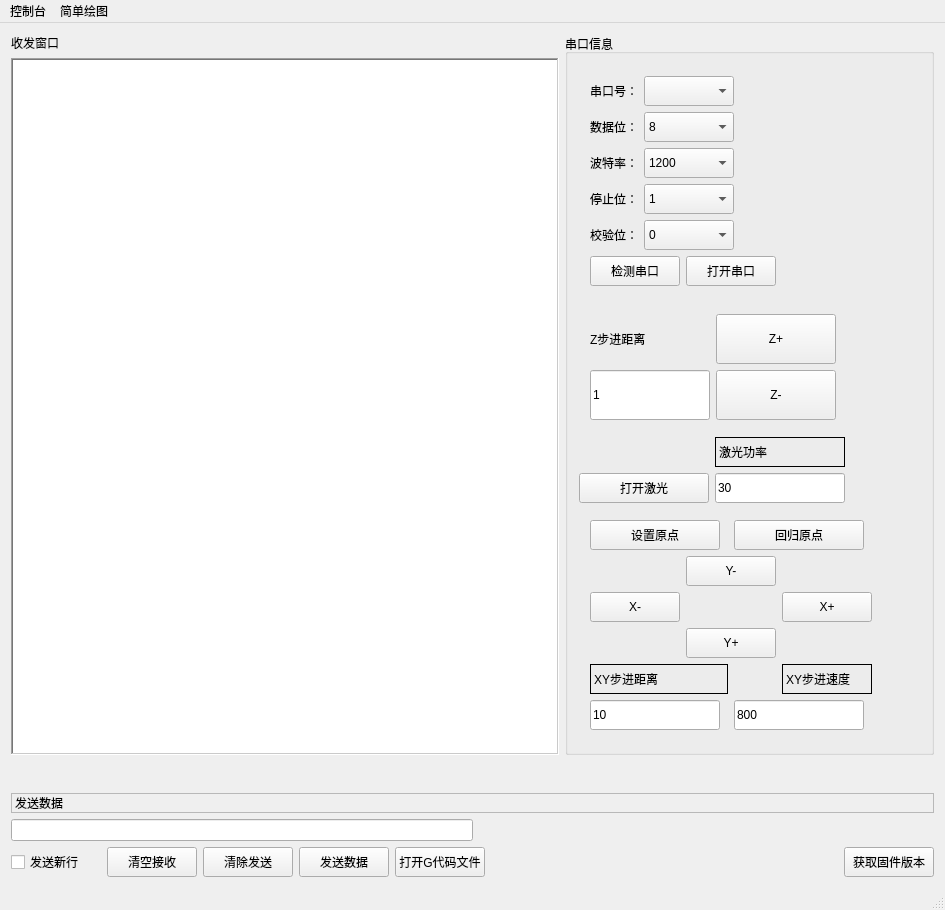
<?xml version="1.0" encoding="UTF-8"?>
<ui version="4.0">
 <class>MainWindow</class>
 <widget class="QMainWindow" name="MainWindow">
  <property name="geometry">
   <rect>
    <x>0</x>
    <y>0</y>
    <width>945</width>
    <height>906</height>
   </rect>
  </property>
  <property name="windowTitle">
   <string>串口软件</string>
  </property>
  <property name="animated">
   <bool>true</bool>
  </property>
  <widget class="QWidget" name="centralWidget">
   <layout class="QGridLayout" name="gridLayout_5">
    <item row="0" column="0">
     <layout class="QVBoxLayout" name="verticalLayout_2">
      <item>
       <layout class="QHBoxLayout" name="horizontalLayout_6">
        <item>
         <layout class="QVBoxLayout" name="verticalLayout_3">
          <item>
           <widget class="QLabel" name="label">
            <property name="text">
             <string>收发窗口</string>
            </property>
           </widget>
          </item>
          <item>
           <widget class="QTextEdit" name="recvTextEdit">
            <property name="frameShape">
             <enum>QFrame::WinPanel</enum>
            </property>
           </widget>
          </item>
         </layout>
        </item>
        <item>
         <widget class="QGroupBox" name="groupBox">
          <property name="sizePolicy">
           <sizepolicy hsizetype="Fixed" vsizetype="Fixed">
            <horstretch>0</horstretch>
            <verstretch>0</verstretch>
           </sizepolicy>
          </property>
          <property name="title">
           <string>串口信息</string>
          </property>
          <property name="alignment">
           <set>Qt::AlignLeading|Qt::AlignLeft|Qt::AlignTop</set>
          </property>
          <layout class="QVBoxLayout" name="verticalLayout">
           <item>
            <widget class="QWidget" name="widget_4" native="true">
             <property name="sizePolicy">
              <sizepolicy hsizetype="Fixed" vsizetype="Fixed">
               <horstretch>0</horstretch>
               <verstretch>0</verstretch>
              </sizepolicy>
             </property>
             <layout class="QGridLayout" name="gridLayout_4">
              <item row="0" column="0">
               <widget class="QLabel" name="label_3">
                <property name="sizePolicy">
                 <sizepolicy hsizetype="Fixed" vsizetype="Fixed">
                  <horstretch>0</horstretch>
                  <verstretch>0</verstretch>
                 </sizepolicy>
                </property>
                <property name="text">
                 <string>串口号：</string>
                </property>
               </widget>
              </item>
              <item row="0" column="1" colspan="2">
               <widget class="QComboBox" name="portNameBox">
                <property name="sizePolicy">
                 <sizepolicy hsizetype="Fixed" vsizetype="Fixed">
                  <horstretch>0</horstretch>
                  <verstretch>0</verstretch>
                 </sizepolicy>
                </property>
                <property name="minimumSize">
                 <size>
                  <width>90</width>
                  <height>30</height>
                 </size>
                </property>
               </widget>
              </item>
              <item row="1" column="0">
               <widget class="QLabel" name="label_5">
                <property name="sizePolicy">
                 <sizepolicy hsizetype="Fixed" vsizetype="Fixed">
                  <horstretch>0</horstretch>
                  <verstretch>0</verstretch>
                 </sizepolicy>
                </property>
                <property name="text">
                 <string>数据位：</string>
                </property>
               </widget>
              </item>
              <item row="1" column="1" colspan="2">
               <widget class="QComboBox" name="dataBitsBox">
                <property name="sizePolicy">
                 <sizepolicy hsizetype="Fixed" vsizetype="Fixed">
                  <horstretch>0</horstretch>
                  <verstretch>0</verstretch>
                 </sizepolicy>
                </property>
                <property name="minimumSize">
                 <size>
                  <width>90</width>
                  <height>30</height>
                 </size>
                </property>
                <item>
                 <property name="text">
                  <string>8</string>
                 </property>
                </item>
               </widget>
              </item>
              <item row="2" column="0">
               <widget class="QLabel" name="label_4">
                <property name="sizePolicy">
                 <sizepolicy hsizetype="Fixed" vsizetype="Fixed">
                  <horstretch>0</horstretch>
                  <verstretch>0</verstretch>
                 </sizepolicy>
                </property>
                <property name="text">
                 <string>波特率：</string>
                </property>
               </widget>
              </item>
              <item row="2" column="1" colspan="2">
               <widget class="QComboBox" name="baudrateBox">
                <property name="sizePolicy">
                 <sizepolicy hsizetype="Fixed" vsizetype="Fixed">
                  <horstretch>0</horstretch>
                  <verstretch>0</verstretch>
                 </sizepolicy>
                </property>
                <property name="minimumSize">
                 <size>
                  <width>90</width>
                  <height>30</height>
                 </size>
                </property>
                <item>
                 <property name="text">
                  <string>1200</string>
                 </property>
                </item>
                <item>
                 <property name="text">
                  <string>2400</string>
                 </property>
                </item>
                <item>
                 <property name="text">
                  <string>4800</string>
                 </property>
                </item>
                <item>
                 <property name="text">
                  <string>9600</string>
                 </property>
                </item>
                <item>
                 <property name="text">
                  <string>115200</string>
                 </property>
                </item>
               </widget>
              </item>
              <item row="3" column="0">
               <widget class="QLabel" name="label_7">
                <property name="sizePolicy">
                 <sizepolicy hsizetype="Fixed" vsizetype="Fixed">
                  <horstretch>0</horstretch>
                  <verstretch>0</verstretch>
                 </sizepolicy>
                </property>
                <property name="text">
                 <string>停止位：</string>
                </property>
               </widget>
              </item>
              <item row="3" column="1" colspan="2">
               <widget class="QComboBox" name="stopBitsBox">
                <property name="sizePolicy">
                 <sizepolicy hsizetype="Fixed" vsizetype="Fixed">
                  <horstretch>0</horstretch>
                  <verstretch>0</verstretch>
                 </sizepolicy>
                </property>
                <property name="minimumSize">
                 <size>
                  <width>90</width>
                  <height>30</height>
                 </size>
                </property>
                <item>
                 <property name="text">
                  <string>1</string>
                 </property>
                </item>
                <item>
                 <property name="text">
                  <string>2</string>
                 </property>
                </item>
               </widget>
              </item>
              <item row="4" column="0">
               <widget class="QLabel" name="label_6">
                <property name="sizePolicy">
                 <sizepolicy hsizetype="Fixed" vsizetype="Fixed">
                  <horstretch>0</horstretch>
                  <verstretch>0</verstretch>
                 </sizepolicy>
                </property>
                <property name="text">
                 <string>校验位：</string>
                </property>
               </widget>
              </item>
              <item row="4" column="1" colspan="2">
               <widget class="QComboBox" name="ParityBox">
                <property name="sizePolicy">
                 <sizepolicy hsizetype="Fixed" vsizetype="Fixed">
                  <horstretch>0</horstretch>
                  <verstretch>0</verstretch>
                 </sizepolicy>
                </property>
                <property name="minimumSize">
                 <size>
                  <width>90</width>
                  <height>30</height>
                 </size>
                </property>
                <item>
                 <property name="text">
                  <string>0</string>
                 </property>
                </item>
               </widget>
              </item>
              <item row="5" column="0" colspan="2">
               <widget class="QPushButton" name="searchButton">
                <property name="sizePolicy">
                 <sizepolicy hsizetype="Fixed" vsizetype="Fixed">
                  <horstretch>0</horstretch>
                  <verstretch>0</verstretch>
                 </sizepolicy>
                </property>
                <property name="minimumSize">
                 <size>
                  <width>90</width>
                  <height>30</height>
                 </size>
                </property>
                <property name="text">
                 <string>检测串口</string>
                </property>
               </widget>
              </item>
              <item row="5" column="2">
               <widget class="QPushButton" name="openButton">
                <property name="sizePolicy">
                 <sizepolicy hsizetype="Fixed" vsizetype="Fixed">
                  <horstretch>0</horstretch>
                  <verstretch>0</verstretch>
                 </sizepolicy>
                </property>
                <property name="minimumSize">
                 <size>
                  <width>90</width>
                  <height>30</height>
                 </size>
                </property>
                <property name="text">
                 <string>打开串口</string>
                </property>
               </widget>
              </item>
             </layout>
            </widget>
           </item>
           <item>
            <layout class="QHBoxLayout" name="horizontalLayout">
             <item>
              <widget class="QWidget" name="widget_3" native="true">
               <layout class="QGridLayout" name="gridLayout_2">
                <item row="0" column="0">
                 <widget class="QLabel" name="label_13">
                  <property name="text">
                   <string>Z步进距离</string>
                  </property>
                 </widget>
                </item>
                <item row="0" column="1">
                 <widget class="QPushButton" name="searchButton_6">
                  <property name="sizePolicy">
                   <sizepolicy hsizetype="Fixed" vsizetype="Fixed">
                    <horstretch>0</horstretch>
                    <verstretch>0</verstretch>
                   </sizepolicy>
                  </property>
                  <property name="minimumSize">
                   <size>
                    <width>120</width>
                    <height>50</height>
                   </size>
                  </property>
                  <property name="maximumSize">
                   <size>
                    <width>16777215</width>
                    <height>16777215</height>
                   </size>
                  </property>
                  <property name="text">
                   <string>Z+</string>
                  </property>
                 </widget>
                </item>
                <item row="1" column="0">
                 <widget class="QLineEdit" name="ZContrl_Step">
                  <property name="minimumSize">
                   <size>
                    <width>120</width>
                    <height>50</height>
                   </size>
                  </property>
                  <property name="text">
                   <string>1</string>
                  </property>
                 </widget>
                </item>
                <item row="1" column="1">
                 <widget class="QPushButton" name="searchButton_7">
                  <property name="sizePolicy">
                   <sizepolicy hsizetype="Fixed" vsizetype="Fixed">
                    <horstretch>0</horstretch>
                    <verstretch>0</verstretch>
                   </sizepolicy>
                  </property>
                  <property name="minimumSize">
                   <size>
                    <width>120</width>
                    <height>50</height>
                   </size>
                  </property>
                  <property name="text">
                   <string>Z-</string>
                  </property>
                 </widget>
                </item>
               </layout>
              </widget>
             </item>
             <item>
              <spacer name="horizontalSpacer_4">
               <property name="orientation">
                <enum>Qt::Horizontal</enum>
               </property>
               <property name="sizeHint" stdset="0">
                <size>
                 <width>40</width>
                 <height>20</height>
                </size>
               </property>
              </spacer>
             </item>
            </layout>
           </item>
           <item>
            <layout class="QHBoxLayout" name="horizontalLayout_4">
             <item>
              <layout class="QGridLayout" name="gridLayout_3">
               <item row="0" column="1">
                <widget class="QLabel" name="label_15">
                 <property name="minimumSize">
                  <size>
                   <width>50</width>
                   <height>30</height>
                  </size>
                 </property>
                 <property name="frameShape">
                  <enum>QFrame::Panel</enum>
                 </property>
                 <property name="text">
                  <string>激光功率</string>
                 </property>
                </widget>
               </item>
               <item row="1" column="0">
                <widget class="QPushButton" name="onLaser">
                 <property name="sizePolicy">
                  <sizepolicy hsizetype="Fixed" vsizetype="Fixed">
                   <horstretch>0</horstretch>
                   <verstretch>0</verstretch>
                  </sizepolicy>
                 </property>
                 <property name="minimumSize">
                  <size>
                   <width>130</width>
                   <height>30</height>
                  </size>
                 </property>
                 <property name="text">
                  <string>打开激光</string>
                 </property>
                </widget>
               </item>
               <item row="1" column="1">
                <widget class="QLineEdit" name="Contrl_Laser">
                 <property name="sizePolicy">
                  <sizepolicy hsizetype="Fixed" vsizetype="Fixed">
                   <horstretch>0</horstretch>
                   <verstretch>0</verstretch>
                  </sizepolicy>
                 </property>
                 <property name="minimumSize">
                  <size>
                   <width>130</width>
                   <height>30</height>
                  </size>
                 </property>
                 <property name="text">
                  <string>30</string>
                 </property>
                </widget>
               </item>
              </layout>
             </item>
             <item>
              <spacer name="horizontalSpacer_3">
               <property name="orientation">
                <enum>Qt::Horizontal</enum>
               </property>
               <property name="sizeHint" stdset="0">
                <size>
                 <width>40</width>
                 <height>20</height>
                </size>
               </property>
              </spacer>
             </item>
            </layout>
           </item>
           <item>
            <layout class="QHBoxLayout" name="horizontalLayout_5">
             <item>
              <widget class="QWidget" name="widget" native="true">
               <layout class="QGridLayout" name="gridLayout">
                <item row="0" column="0" colspan="2">
                 <widget class="QPushButton" name="searchButton_9">
                  <property name="sizePolicy">
                   <sizepolicy hsizetype="Fixed" vsizetype="Fixed">
                    <horstretch>0</horstretch>
                    <verstretch>0</verstretch>
                   </sizepolicy>
                  </property>
                  <property name="minimumSize">
                   <size>
                    <width>130</width>
                    <height>30</height>
                   </size>
                  </property>
                  <property name="text">
                   <string>设置原点</string>
                  </property>
                 </widget>
                </item>
                <item row="2" column="3">
                 <widget class="QPushButton" name="searchButton_2">
                  <property name="sizePolicy">
                   <sizepolicy hsizetype="Fixed" vsizetype="Fixed">
                    <horstretch>0</horstretch>
                    <verstretch>0</verstretch>
                   </sizepolicy>
                  </property>
                  <property name="minimumSize">
                   <size>
                    <width>90</width>
                    <height>30</height>
                   </size>
                  </property>
                  <property name="text">
                   <string>X+</string>
                  </property>
                 </widget>
                </item>
                <item row="2" column="0">
                 <widget class="QPushButton" name="searchButton_3">
                  <property name="sizePolicy">
                   <sizepolicy hsizetype="Fixed" vsizetype="Fixed">
                    <horstretch>0</horstretch>
                    <verstretch>0</verstretch>
                   </sizepolicy>
                  </property>
                  <property name="minimumSize">
                   <size>
                    <width>90</width>
                    <height>30</height>
                   </size>
                  </property>
                  <property name="text">
                   <string>X-</string>
                  </property>
                 </widget>
                </item>
                <item row="1" column="1" colspan="2">
                 <widget class="QPushButton" name="searchButton_4">
                  <property name="sizePolicy">
                   <sizepolicy hsizetype="Fixed" vsizetype="Fixed">
                    <horstretch>0</horstretch>
                    <verstretch>0</verstretch>
                   </sizepolicy>
                  </property>
                  <property name="minimumSize">
                   <size>
                    <width>90</width>
                    <height>30</height>
                   </size>
                  </property>
                  <property name="text">
                   <string>Y-</string>
                  </property>
                 </widget>
                </item>
                <item row="4" column="3">
                 <widget class="QLabel" name="label_14">
                  <property name="minimumSize">
                   <size>
                    <width>50</width>
                    <height>30</height>
                   </size>
                  </property>
                  <property name="frameShape">
                   <enum>QFrame::Panel</enum>
                  </property>
                  <property name="text">
                   <string>XY步进速度</string>
                  </property>
                 </widget>
                </item>
                <item row="4" column="0" colspan="2">
                 <widget class="QLabel" name="label_12">
                  <property name="minimumSize">
                   <size>
                    <width>130</width>
                    <height>30</height>
                   </size>
                  </property>
                  <property name="frameShape">
                   <enum>QFrame::Panel</enum>
                  </property>
                  <property name="text">
                   <string>XY步进距离</string>
                  </property>
                 </widget>
                </item>
                <item row="3" column="1" colspan="2">
                 <widget class="QPushButton" name="searchButton_5">
                  <property name="sizePolicy">
                   <sizepolicy hsizetype="Fixed" vsizetype="Fixed">
                    <horstretch>0</horstretch>
                    <verstretch>0</verstretch>
                   </sizepolicy>
                  </property>
                  <property name="minimumSize">
                   <size>
                    <width>90</width>
                    <height>30</height>
                   </size>
                  </property>
                  <property name="text">
                   <string>Y+</string>
                  </property>
                 </widget>
                </item>
                <item row="5" column="0" colspan="2">
                 <widget class="QLineEdit" name="Contrl_Step">
                  <property name="sizePolicy">
                   <sizepolicy hsizetype="Fixed" vsizetype="Fixed">
                    <horstretch>0</horstretch>
                    <verstretch>0</verstretch>
                   </sizepolicy>
                  </property>
                  <property name="minimumSize">
                   <size>
                    <width>130</width>
                    <height>30</height>
                   </size>
                  </property>
                  <property name="text">
                   <string>10</string>
                  </property>
                 </widget>
                </item>
                <item row="0" column="2" colspan="2">
                 <widget class="QPushButton" name="searchButton_8">
                  <property name="sizePolicy">
                   <sizepolicy hsizetype="Fixed" vsizetype="Fixed">
                    <horstretch>0</horstretch>
                    <verstretch>0</verstretch>
                   </sizepolicy>
                  </property>
                  <property name="minimumSize">
                   <size>
                    <width>130</width>
                    <height>30</height>
                   </size>
                  </property>
                  <property name="text">
                   <string>回归原点</string>
                  </property>
                 </widget>
                </item>
                <item row="5" column="2" colspan="2">
                 <widget class="QLineEdit" name="Run_Speed">
                  <property name="sizePolicy">
                   <sizepolicy hsizetype="Fixed" vsizetype="Fixed">
                    <horstretch>0</horstretch>
                    <verstretch>0</verstretch>
                   </sizepolicy>
                  </property>
                  <property name="minimumSize">
                   <size>
                    <width>130</width>
                    <height>30</height>
                   </size>
                  </property>
                  <property name="text">
                   <string>800</string>
                  </property>
                 </widget>
                </item>
               </layout>
              </widget>
             </item>
             <item>
              <spacer name="horizontalSpacer_5">
               <property name="orientation">
                <enum>Qt::Horizontal</enum>
               </property>
               <property name="sizeHint" stdset="0">
                <size>
                 <width>37</width>
                 <height>17</height>
                </size>
               </property>
              </spacer>
             </item>
            </layout>
           </item>
          </layout>
         </widget>
        </item>
       </layout>
      </item>
      <item>
       <spacer name="verticalSpacer">
        <property name="orientation">
         <enum>Qt::Vertical</enum>
        </property>
        <property name="sizeType">
         <enum>QSizePolicy::Fixed</enum>
        </property>
        <property name="sizeHint" stdset="0">
         <size>
          <width>100</width>
          <height>32</height>
         </size>
        </property>
       </spacer>
      </item>
      <item>
       <widget class="QLabel" name="label_2">
        <property name="frameShape">
         <enum>QFrame::StyledPanel</enum>
        </property>
        <property name="text">
         <string>发送数据</string>
        </property>
       </widget>
      </item>
      <item>
       <layout class="QHBoxLayout" name="horizontalLayout_3">
        <item>
         <widget class="QLineEdit" name="sendTextEdit">
          <property name="text">
           <string/>
          </property>
         </widget>
        </item>
        <item>
         <spacer name="horizontalSpacer_2">
          <property name="orientation">
           <enum>Qt::Horizontal</enum>
          </property>
          <property name="sizeHint" stdset="0">
           <size>
            <width>40</width>
            <height>20</height>
           </size>
          </property>
         </spacer>
        </item>
       </layout>
      </item>
      <item>
       <layout class="QHBoxLayout" name="horizontalLayout_2">
        <item>
         <widget class="QCheckBox" name="checkBox">
          <property name="sizePolicy">
           <sizepolicy hsizetype="Fixed" vsizetype="Fixed">
            <horstretch>0</horstretch>
            <verstretch>0</verstretch>
           </sizepolicy>
          </property>
          <property name="minimumSize">
           <size>
            <width>90</width>
            <height>30</height>
           </size>
          </property>
          <property name="text">
           <string>发送新行</string>
          </property>
         </widget>
        </item>
        <item>
         <widget class="QPushButton" name="clearButton">
          <property name="sizePolicy">
           <sizepolicy hsizetype="Fixed" vsizetype="Fixed">
            <horstretch>0</horstretch>
            <verstretch>0</verstretch>
           </sizepolicy>
          </property>
          <property name="minimumSize">
           <size>
            <width>90</width>
            <height>30</height>
           </size>
          </property>
          <property name="text">
           <string>清空接收</string>
          </property>
         </widget>
        </item>
        <item>
         <widget class="QPushButton" name="clearSend">
          <property name="sizePolicy">
           <sizepolicy hsizetype="Fixed" vsizetype="Fixed">
            <horstretch>0</horstretch>
            <verstretch>0</verstretch>
           </sizepolicy>
          </property>
          <property name="minimumSize">
           <size>
            <width>90</width>
            <height>30</height>
           </size>
          </property>
          <property name="text">
           <string>清除发送</string>
          </property>
         </widget>
        </item>
        <item>
         <widget class="QPushButton" name="sendButton">
          <property name="sizePolicy">
           <sizepolicy hsizetype="Fixed" vsizetype="Fixed">
            <horstretch>0</horstretch>
            <verstretch>0</verstretch>
           </sizepolicy>
          </property>
          <property name="minimumSize">
           <size>
            <width>90</width>
            <height>30</height>
           </size>
          </property>
          <property name="text">
           <string>发送数据</string>
          </property>
         </widget>
        </item>
        <item>
         <widget class="QPushButton" name="openGCodefile">
          <property name="sizePolicy">
           <sizepolicy hsizetype="Fixed" vsizetype="Fixed">
            <horstretch>0</horstretch>
            <verstretch>0</verstretch>
           </sizepolicy>
          </property>
          <property name="minimumSize">
           <size>
            <width>90</width>
            <height>30</height>
           </size>
          </property>
          <property name="text">
           <string>打开G代码文件</string>
          </property>
         </widget>
        </item>
        <item>
         <spacer name="horizontalSpacer">
          <property name="orientation">
           <enum>Qt::Horizontal</enum>
          </property>
          <property name="sizeHint" stdset="0">
           <size>
            <width>40</width>
            <height>20</height>
           </size>
          </property>
         </spacer>
        </item>
        <item>
         <widget class="QPushButton" name="sendButton_2">
          <property name="sizePolicy">
           <sizepolicy hsizetype="Fixed" vsizetype="Fixed">
            <horstretch>0</horstretch>
            <verstretch>0</verstretch>
           </sizepolicy>
          </property>
          <property name="minimumSize">
           <size>
            <width>90</width>
            <height>30</height>
           </size>
          </property>
          <property name="text">
           <string>获取固件版本</string>
          </property>
         </widget>
        </item>
       </layout>
      </item>
     </layout>
    </item>
   </layout>
  </widget>
  <widget class="QMenuBar" name="menuBar">
   <property name="geometry">
    <rect>
     <x>0</x>
     <y>0</y>
     <width>945</width>
     <height>22</height>
    </rect>
   </property>
   <widget class="QMenu" name="menu">
    <property name="title">
     <string>控制台</string>
    </property>
    <addaction name="separator"/>
    <addaction name="actionxieZiJi"/>
    <addaction name="separator"/>
    <addaction name="actiondiaoKeJi"/>
    <addaction name="separator"/>
    <addaction name="actionmusic"/>
    <addaction name="separator"/>
   </widget>
   <widget class="QMenu" name="menu_2">
    <property name="title">
     <string>简单绘图</string>
    </property>
    <addaction name="separator"/>
    <addaction name="actionxieZiJi_2"/>
    <addaction name="separator"/>
    <addaction name="actiondiaoKeJi_2"/>
    <addaction name="separator"/>
   </widget>
   <addaction name="menu"/>
   <addaction name="menu_2"/>
  </widget>
  <widget class="QStatusBar" name="statusBar"/>
  <action name="actionxieZiJi">
   <property name="text">
    <string>写字机</string>
   </property>
  </action>
  <action name="actiondiaoKeJi">
   <property name="text">
    <string>雕刻机</string>
   </property>
  </action>
  <action name="actionmusic">
   <property name="text">
    <string>音乐</string>
   </property>
  </action>
  <action name="actionxieZiJi_2">
   <property name="text">
    <string>写字机</string>
   </property>
  </action>
  <action name="actiondiaoKeJi_2">
   <property name="text">
    <string>雕刻机</string>
   </property>
  </action>
 </widget>
 <layoutdefault spacing="6" margin="11"/>
 <tabstops>
  <tabstop>recvTextEdit</tabstop>
  <tabstop>sendTextEdit</tabstop>
  <tabstop>clearSend</tabstop>
  <tabstop>sendButton</tabstop>
  <tabstop>portNameBox</tabstop>
  <tabstop>dataBitsBox</tabstop>
  <tabstop>baudrateBox</tabstop>
  <tabstop>stopBitsBox</tabstop>
  <tabstop>ParityBox</tabstop>
  <tabstop>searchButton</tabstop>
  <tabstop>openButton</tabstop>
  <tabstop>ZContrl_Step</tabstop>
  <tabstop>searchButton_6</tabstop>
  <tabstop>searchButton_3</tabstop>
 </tabstops>
 <resources/>
 <connections/>
</ui>
